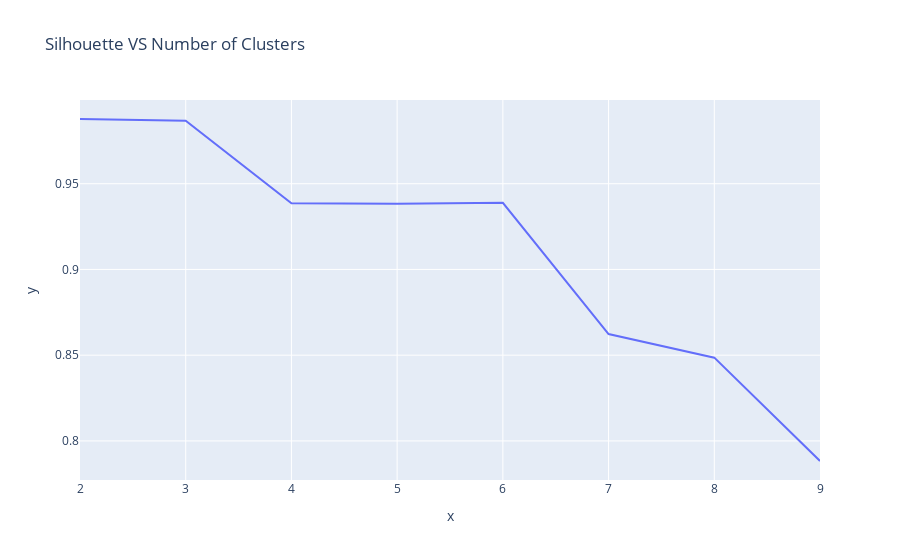

Notebook code for this chart:
### Code cell
fig = px.line(x=n_clusters, y=silhouette , title="Silhouette VS Number of Clusters")

fig.show()

### Figure 1 — Plotly figure (JSON) as saved in the notebook; plotly's stock layout.template omitted (floating-point values rounded to 4 significant figures)
{"data": [{"hovertemplate": "x=%{x}<br>y=%{y}<extra></extra>", "legendgroup": "", "line": {"color": "#636efa", "dash": "solid"}, "marker": {"symbol": "circle"}, "mode": "lines", "name": "", "orientation": "v", "showlegend": false, "type": "scatter", "x": [2, 3, 4, 5, 6, 7, 8, 9], "xaxis": "x", "y": [0.9878, 0.9867, 0.9386, 0.9383, 0.9389, 0.8623, 0.8486, 0.7883], "yaxis": "y"}], "layout": {"legend": {"tracegroupgap": 0}, "title": {"text": "Silhouette VS Number of Clusters"}, "xaxis": {"anchor": "y", "domain": [0, 1], "title": {"text": "x"}}, "yaxis": {"anchor": "x", "domain": [0, 1], "title": {"text": "y"}}}}
